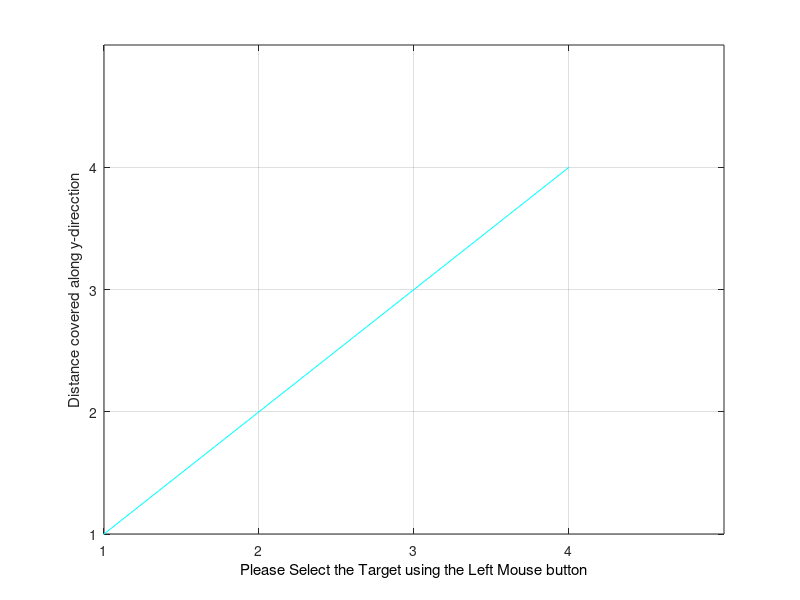

Recreate this plot in MATLAB. (Note: this script raises an error after producing the figure.)

%DEFINE THE 2-D MAP ARRAY
MAX_X=4;
MAX_Y=4;
MAX_VAL=4;
%This array stores the coordinates of the map and the 
%Objects in each coordinate
MAP=2*(ones(MAX_X,MAX_Y));

% Obtain Obstacle, Target and Robot Position
% Initialize the MAP with input values
% Obstacle=-1,Target = 0,Robot=1,Space=2
j=0;
x_val = 1;
y_val = 1;

X=0:4;
Y=0:4;
figure('Color',[0.8 0.8 0.8]);
  plot(X,Y,'c');
  set(gca,'Color','c')
  xlabel('Distance covered along x-direcction')
ylabel('Distance covered along y-direcction')
set(gca,'XTick',[0 1 2 3 4],'YTick',[0 1 2 3 4]);
axis([1 MAX_X+1 1 MAX_Y+1])
grid on;
hold on;
n=0;%Number of Obstacles

% BEGIN Interactive Obstacle, Target, Start Location selection
pause(1);
h=msgbox('Please Select the Target using the Left Mouse button');
uiwait(h,5);
if ishandle(h) == 1
    delete(h);
end
xlabel('Please Select the Target using the Left Mouse button','Color','black');
but=0;
while (but ~= 1) %Repeat until the Left button is not clicked
    [xval,yval,but]=ginput(1);
end
xval=floor(xval);
yval=floor(yval);
xTarget=xval;%X Coordinate of the Target
yTarget=yval;%Y Coordinate of the Target

MAP(xval,yval)=0;%Initialize MAP with location of the target
plot(xval+.5,yval+.5,'gd');
text(xval+1,yval+.5,'Target')

pause(2);
h=msgbox('Select Obstacles using the Left Mouse button,to select the last obstacle use the Right button');
  xlabel('Select Obstacles using the Left Mouse button,to select the last obstacle use the Right button','Color','blue');
uiwait(h,10);
if ishandle(h) == 1
    delete(h);
end
while but == 1
    [xval,yval,but] = ginput(1);
    xval=floor(xval);
    yval=floor(yval);
    MAP(xval,yval)=-1;%Put on the closed list as well
    plot(xval+.5,yval+.5,'ro');
 end%End of While loop
 
pause(1);

h=msgbox('Please Select the Vehicle initial position using the Left Mouse button');
uiwait(h,5);
if ishandle(h) == 1
    delete(h);
end
xlabel('Please Select the Vehicle initial position ','Color','black');
but=0;
while (but ~= 1) %Repeat until the Left button is not clicked
    [xval,yval,but]=ginput(1);
    xval=floor(xval);
    yval=floor(yval);
end
xStart=xval;%Starting Position
yStart=yval;%Starting Position
MAP(xval,yval)=1;
 plot(xval+.5,yval+.5,'bo');
%End of obstacle-Target pickup

%%%%%%%%%%%%%%%%%%%%%%%%%%%%%%%%%%%%%%%%%%%%%%%%%%%%%%%%%%%%%%%%%%%%%%%%%%%%%%%%%%%%%%%%%%%%%%%
%LISTS USED FOR ALGORITHM
%%%%%%%%%%%%%%%%%%%%%%%%%%%%%%%%%%%%%%%%%%%%%%%%%%%%%%%%%%%%%%%%%%%%%%%%%%%%%%%%%%%%%%%%%%%%%%%
%OPEN LIST STRUCTURE
%--------------------------------------------------------------------------
%IS ON LIST 1/0 |X val |Y val |Parent X val |Parent Y val |h(n) |g(n)|f(n)|
%--------------------------------------------------------------------------
OPEN=[];
%CLOSED LIST STRUCTURE
%--------------
%X val | Y val |
%--------------
% CLOSED=zeros(MAX_VAL,2);
CLOSED=[];

%Put all obstacles on the Closed list
k=1;%Dummy counter
tic
for i=1:MAX_X
    for j=1:MAX_Y
        if(MAP(i,j) == -1)
            CLOSED(k,1)=i; 
            CLOSED(k,2)=j; 
            k=k+1;
        end
    end
end
CLOSED_COUNT=size(CLOSED,1);
%set the starting node as the first node
xNode=xval;
yNode=yval;
OPEN_COUNT=1;
path_cost=0;
goal_distance=distance(xNode,yNode,xTarget,yTarget);
OPEN(OPEN_COUNT,:)=insert_open(xNode,yNode,xNode,yNode,path_cost,goal_distance,goal_distance);
OPEN(OPEN_COUNT,1)=0;
CLOSED_COUNT=CLOSED_COUNT+1;
CLOSED(CLOSED_COUNT,1)=xNode;
CLOSED(CLOSED_COUNT,2)=yNode;
NoPath=1;
%%%%%%%%%%%%%%%%%%%%%%%%%%%%%%%%%%%%%%%%%%%%%%%%%%%%%%%%%%%%%%%%%%%%%%%%%%%%%%%%%%%%%%%%%%%%%
% START ALGORITHM
%%%%%%%%%%%%%%%%%%%%%%%%%%%%%%%%%%%%%%%%%%%%%%%%%%%%%%%%%%%%%%%%%%%%%%%%%%%%%%%%%%%%%%%%%%%%%
while((xNode ~= xTarget || yNode ~= yTarget) && NoPath == 1)
%  plot(xNode+.5,yNode+.5,'go');
 exp_array=expand_array(xNode,yNode,path_cost,xTarget,yTarget,CLOSED,MAX_X,MAX_Y);
 exp_count=size(exp_array,1);
 %UPDATE LIST OPEN WITH THE SUCCESSOR NODES
 %OPEN LIST FORMAT
 %--------------------------------------------------------------------------
 %IS ON LIST 1/0 |X val |Y val |Parent X val |Parent Y val |h(n) |g(n)|f(n)|
 %--------------------------------------------------------------------------
 %EXPANDED ARRAY FORMAT
 %--------------------------------
 %|X val |Y val ||h(n) |g(n)|f(n)|
 %--------------------------------
 for i=1:exp_count
    flag=0;
    for j=1:OPEN_COUNT
        if(exp_array(i,1) == OPEN(j,2) && exp_array(i,2) == OPEN(j,3) )
            OPEN(j,8)=min(OPEN(j,8),exp_array(i,5)); %#ok<*SAGROW>
            if OPEN(j,8)== exp_array(i,5)
                %UPDATE PARENTS,gn,hn
                OPEN(j,4)=xNode;
                OPEN(j,5)=yNode;
                OPEN(j,6)=exp_array(i,3);
                OPEN(j,7)=exp_array(i,4);
            end;%End of minimum fn check
            flag=1;
        end;%End of node check
%         if flag == 1
%             break;
    end;%End of j for
    if flag == 0
        OPEN_COUNT = OPEN_COUNT+1;
        OPEN(OPEN_COUNT,:)=insert_open(exp_array(i,1),exp_array(i,2),xNode,yNode,exp_array(i,3),exp_array(i,4),exp_array(i,5));
     end;%End of insert new element into the OPEN list
 end;%End of i for
 %%%%%%%%%%%%%%%%%%%%%%%%%%%%%%%%%%%%%%%%%%%%%%%%%%%
 %END OF WHILE LOOP
 %%%%%%%%%%%%%%%%%%%%%%%%%%%%%%%%%%%%%%%%%%%%%%%%%%%
 %Find out the node with the smallest fn 
  index_min_node = min_fn(OPEN,OPEN_COUNT,xTarget,yTarget);
  if (index_min_node ~= -1)    
   %Set xNode and yNode to the node with minimum fn
   xNode=OPEN(index_min_node,2);
   yNode=OPEN(index_min_node,3);
   path_cost=OPEN(index_min_node,6);%Update the cost of reaching the parent node
  %Move the Node to list CLOSED
  CLOSED_COUNT=CLOSED_COUNT+1;
  CLOSED(CLOSED_COUNT,1)=xNode;
  CLOSED(CLOSED_COUNT,2)=yNode;
  OPEN(index_min_node,1)=0;
  else
      %No path exists to the Target!!
      NoPath=0;%Exits the loop!
  end;%End of index_min_node check
end;%End of While Loop
%Once algorithm has run The optimal path is generated by starting of at the
%last node(if it is the target node) and then identifying its parent node
%until it reaches the start node.This is the optimal path

i=size(CLOSED,1);
Optimal_path=[];
xval=CLOSED(i,1);
yval=CLOSED(i,2);
i=1;
Optimal_path(i,1)=xval;
Optimal_path(i,2)=yval;
i=i+1;

if ( (xval == xTarget) && (yval == yTarget))
    inode=0;
   %Traverse OPEN and determine the parent nodes
   parent_x=OPEN(node_index(OPEN,xval,yval),4);%node_index returns the index of the node
   parent_y=OPEN(node_index(OPEN,xval,yval),5);
   
   while( parent_x ~= xStart || parent_y ~= yStart)
           Optimal_path(i,1) = parent_x;
           Optimal_path(i,2) = parent_y;
           %Get the grandparents:-)
           inode=node_index(OPEN,parent_x,parent_y);
           parent_x=OPEN(inode,4);%node_index returns the index of the node
           parent_y=OPEN(inode,5);
           i=i+1;
    end;
 j=size(Optimal_path,1);
 %Plot the Optimal Path!
 p=plot(Optimal_path(j,1)+.5,Optimal_path(j,2)+.5,'bo');
 j=j-1;
 for i=j:-1:1
  pause(.25);
  set(p,'XData',Optimal_path(i,1)+.5,'YData',Optimal_path(i,2)+.5);
 drawnow ;
 end;
 plot(Optimal_path(:,1)+.5,Optimal_path(:,2)+.5);
else
 pause(1);
 h=msgbox('Sorry, No path exists to the Target!','warn');
 uiwait(h,5);
end
toc
    
